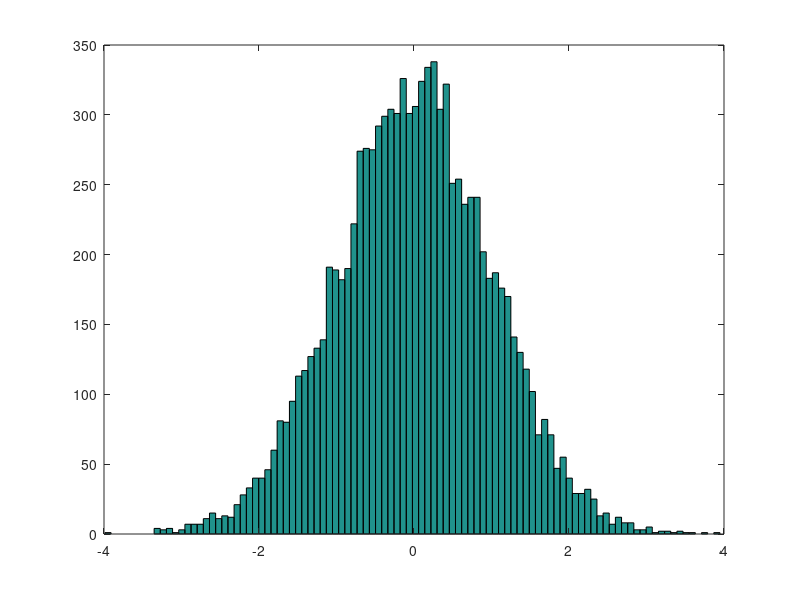
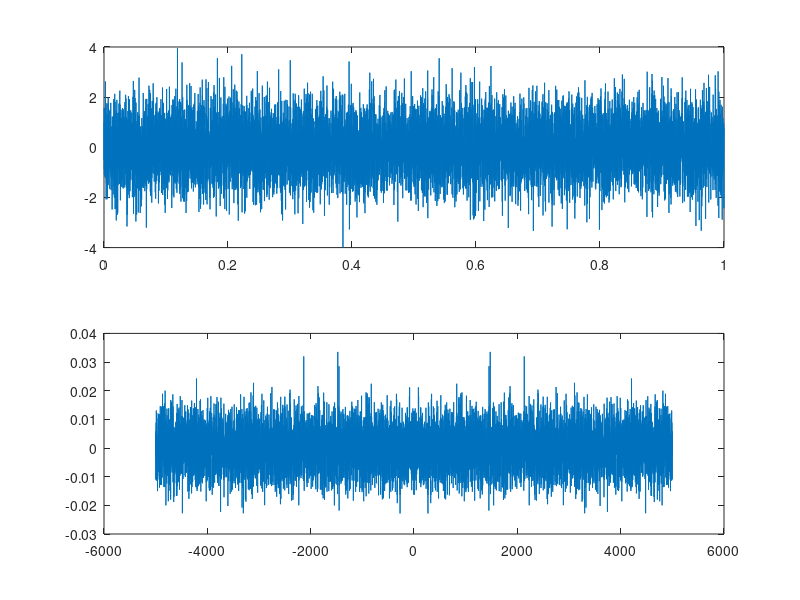
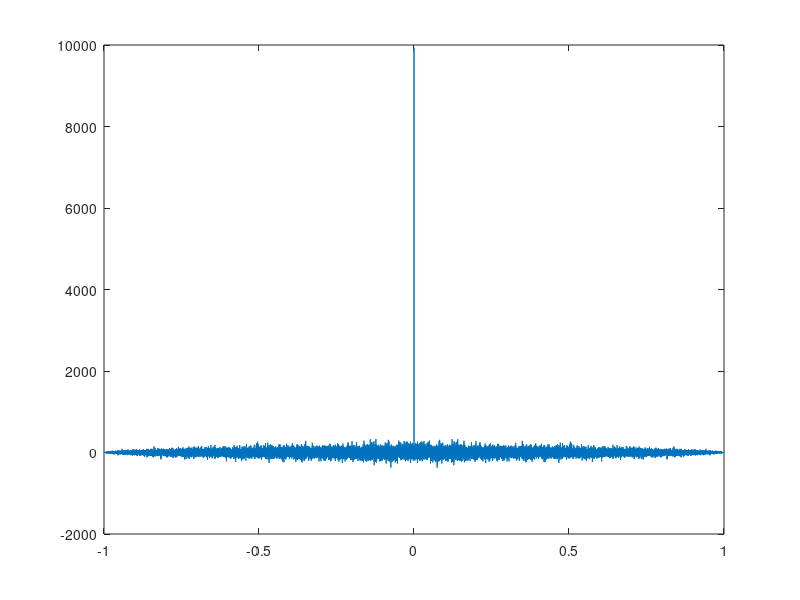
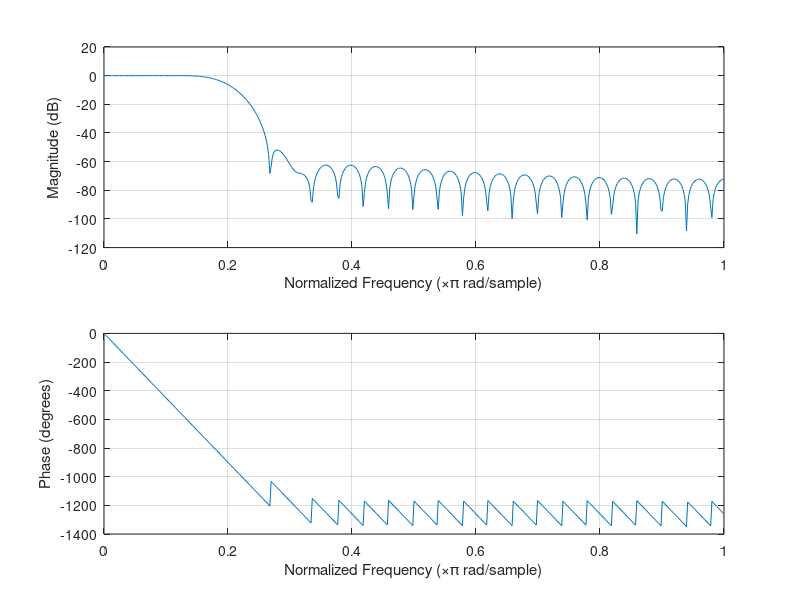

The MATLAB script that drew these images, in order:
pkg load signal;
clc
clear all
close all

fs = 10e3;
Ts = 1/fs;
t_final = 1;
t = 0:Ts:t_final;

ruido = randn(size(t));
passo_f = 1;
f = (-fs/2) : passo_f : (fs/2);

Ruido_f = fftshift(fft(ruido)/length(ruido));

ac = xcorr(ruido);

t_ac = (-length(ruido)+1:length(ruido)-1) * Ts;

filtro = fir1(50, (1000*2)/fs);

sinal_filtrado = filter(filtro, 1, ruido);

Sinal_filtrado_f = fft(sinal_filtrado) / length(sinal_filtrado);


figure(1);
hist(ruido,100);

figure(2);
subplot(2,1,1);
plot(t, ruido);

subplot(2,1,2);
plot(f, Ruido_f);

figure(3);
plot(t_ac, ac);

figure(4);
freqz(filtro);

figure(5);
subplot(2,1,1);
plot(t, sinal_filtrado);
title('Sinal Filtrado (Domínio do Tempo)');

subplot(2,1,2);
plot(f, fftshift(abs(Sinal_filtrado_f)));
title('Sinal Filtrado (Domínio da Frequência)');
xlabel('Frequência');


figure(6);
hist(sinal_filtrado, 500);
title('Histograma do Sinal Filtrado');
